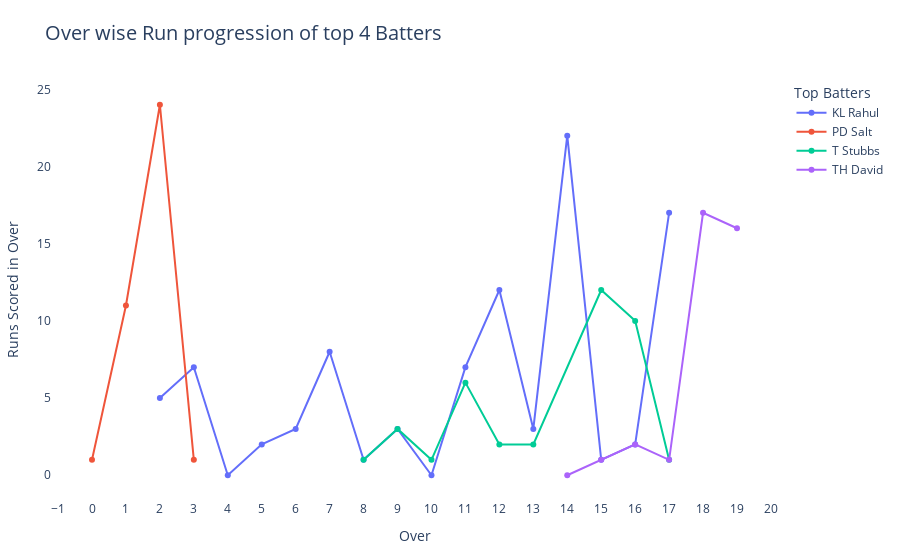

The code cell stored with this chart in its notebook:
### Markdown cell above
## Over-WIse Run progression of top 4 Batters
lets track how top4 run scorers progressed throughout the innings by analyzing their overwise scoring patterns

### Code cell
top_batters = (
    df_copy.groupby('batter')['runs_batter']
    .sum()
    .sort_values(ascending=False)
    .head(4)
    .index.tolist()
)

batters_progression = df_copy[df_copy['batter'].isin(top_batters)]
batters_overwise =(
    batters_progression.groupby(['batter', 'over'])
    .agg(runs_in_over=('runs_batter', 'sum'))
    .reset_index()
)

fig = px.line(
    batters_overwise,
    x='over',
    y='runs_in_over',
    color='batter',
    markers=True,
    title='Over wise Run progression of top 4 Batters',
    labels={
        'over': 'Over',
        'runs_in_over': 'Runs in Over',
        'batter': 'Batter'
    },
)

fig.update_layout(
    xaxis=dict(tickmode='linear'),
    yaxis_title='Runs Scored in Over',
    legend_title='Top Batters',
    title_font_size=20,
    plot_bgcolor='rgba(0,0,0,0)',
    paper_bgcolor='white',
    margin=dict(l=40, r=40, t=80, b=60),
    hovermode='x unified'
)

fig.show()

### Figure 1 — Plotly figure (JSON) as saved in the notebook; plotly's stock layout.template omitted (floating-point values rounded to 4 significant figures)
{"data": [{"hovertemplate": "Batter=KL Rahul<br>Over=%{x}<br>Runs in Over=%{y}<extra></extra>", "legendgroup": "KL Rahul", "line": {"color": "#636efa", "dash": "solid"}, "marker": {"symbol": "circle"}, "mode": "lines+markers", "name": "KL Rahul", "orientation": "v", "showlegend": true, "type": "scatter", "x": [2, 3, 4, 5, 6, 7, 8, 9, 10, 11, 12, 13, 14, 15, 16, 17], "xaxis": "x", "y": [5, 7, 0, 2, 3, 8, 1, 3, 0, 7, 12, 3, 22, 1, 2, 17], "yaxis": "y"}, {"hovertemplate": "Batter=PD Salt<br>Over=%{x}<br>Runs in Over=%{y}<extra></extra>", "legendgroup": "PD Salt", "line": {"color": "#EF553B", "dash": "solid"}, "marker": {"symbol": "circle"}, "mode": "lines+markers", "name": "PD Salt", "orientation": "v", "showlegend": true, "type": "scatter", "x": [0, 1, 2, 3], "xaxis": "x", "y": [1, 11, 24, 1], "yaxis": "y"}, {"hovertemplate": "Batter=T Stubbs<br>Over=%{x}<br>Runs in Over=%{y}<extra></extra>", "legendgroup": "T Stubbs", "line": {"color": "#00cc96", "dash": "solid"}, "marker": {"symbol": "circle"}, "mode": "lines+markers", "name": "T Stubbs", "orientation": "v", "showlegend": true, "type": "scatter", "x": [8, 9, 10, 11, 12, 13, 15, 16, 17], "xaxis": "x", "y": [1, 3, 1, 6, 2, 2, 12, 10, 1], "yaxis": "y"}, {"hovertemplate": "Batter=TH David<br>Over=%{x}<br>Runs in Over=%{y}<extra></extra>", "legendgroup": "TH David", "line": {"color": "#ab63fa", "dash": "solid"}, "marker": {"symbol": "circle"}, "mode": "lines+markers", "name": "TH David", "orientation": "v", "showlegend": true, "type": "scatter", "x": [14, 15, 16, 17, 18, 19], "xaxis": "x", "y": [0, 1, 2, 1, 17, 16], "yaxis": "y"}], "layout": {"autosize": true, "hovermode": "x unified", "legend": {"title": {"text": "Top Batters"}, "tracegroupgap": 0}, "margin": {"b": 60, "l": 40, "r": 40, "t": 80}, "paper_bgcolor": "white", "plot_bgcolor": "rgba(0, 0, 0, 0)", "title": {"font": {"size": 20}, "text": "Over wise Run progression of top 4 Batters"}, "xaxis": {"anchor": "y", "autorange": true, "domain": [0, 1], "range": [-1.323, 20.32], "tickmode": "linear", "title": {"text": "Over"}, "type": "linear"}, "yaxis": {"anchor": "x", "autorange": true, "domain": [0, 1], "range": [-1.861, 25.86], "title": {"text": "Runs Scored in Over"}, "type": "linear"}}}
